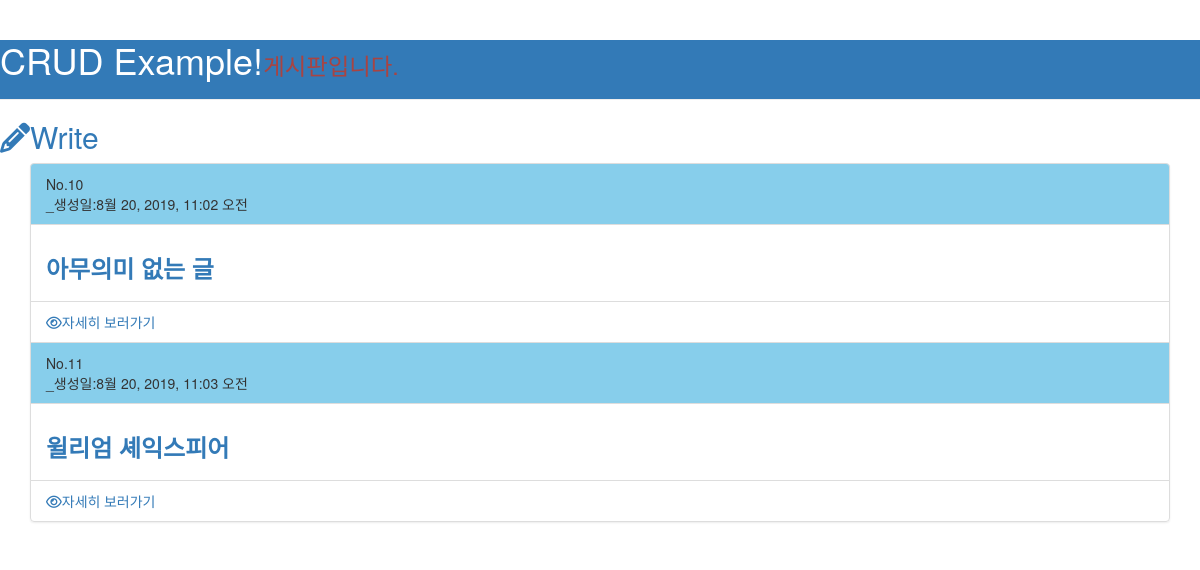
/articles/, run on an earlier commit of the app's database.
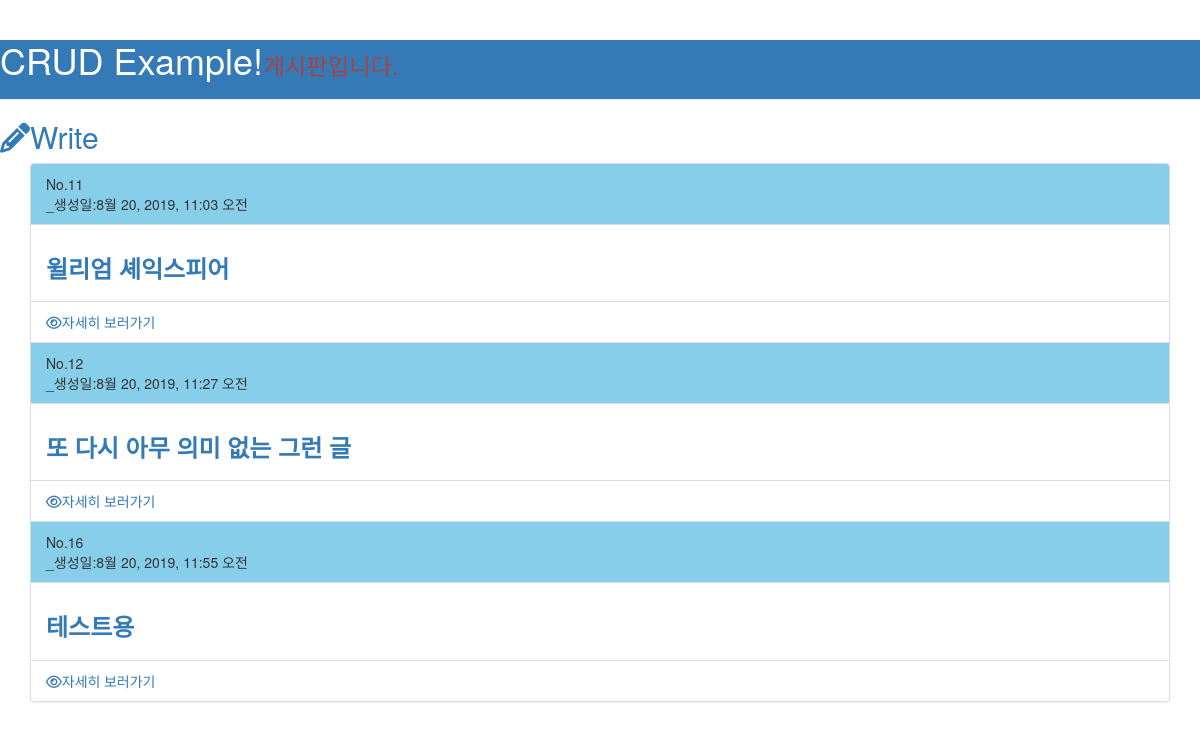
And on a later commit of the database.
### articles/models.py (models this page shows, shortened)
class Article(models.Model):
    title = models.CharField(max_length=30)
    content = models.TextField()
    created_at = models.DateTimeField(auto_now_add=True)
    updated_at = models.DateTimeField(auto_now=True)
    reporter = models.ForeignKey(Reporter, on_delete=models.CASCADE)

### articles/views.py (the view)
# urls.py: path('', views.index, name='index'),
def index(request):
    articles = Article.objects.all()
    titles = []
    contents = []
    for i in articles:
        titles.append(i.title)
        contents.append(i.content)
    context = {
        'articles': articles,
        'titles' : titles,
        'contents' : contents,
    }
    return render(request, 'articles/index.html', context)

### articles/templates/articles/index.html
{% extends 'articles/base.html' %}
{% block body %}
<div class="page-header bg-primary">
    <h1>CRUD Example!<small class="text-danger text-shadow">게시판입니다.</small></h1>
</div>
<div class="fixed-bottom"><h2><a href="{% url 'articles:new' %}"><i class="fas fa-pencil-alt"></i>Write</a></h2></div>
<div class="container">
  <ul class="list-group shadow">
    {% for article in articles %}
    <li class="list-group-item" style="background-color:skyblue;">
      No.{{ article.id }}　　　　　　　　　　　　　　　　　　　　　　　　　　　　　　　　　　　　　　　　　　　　　　　　　　　　　　　　　　　　　　　　　　　　　　　　　　　　　　　　　　　　　　　　_생성일:{{ article.created_at }}
    </li>
    <li class="list-group-item">
      <h3><a href="{% url 'articles:detail' article.pk %}"><b>{{ article.title }}</b></a></h3>
    </li>
    <li class="list-group-item bg-primary"><a href="{% url 'articles:detail' article.pk %}"><i class="far fa-eye">자세히 보러가기</i></a>
    </li>
    {% endfor %}
  </ul>
</div>
{% endblock %}

What changed in the data, as far as the page shows it:
removed Article: id "10…", created_at "8월 20, 2019, 11:02 오전", title "아무의미 없는 글"
added Article: id "12…", created_at "8월 20, 2019, 11:27 오전", title "또 다시 아무 의미 없는 그런 글"
added Article: id "16…", created_at "8월 20, 2019, 11:55 오전", title "테스트용"
